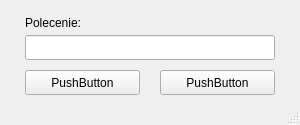
<?xml version="1.0" encoding="UTF-8"?>
<ui version="4.0">
 <class>MainWindow</class>
 <widget class="QMainWindow" name="MainWindow">
  <property name="geometry">
   <rect>
    <x>0</x>
    <y>0</y>
    <width>300</width>
    <height>125</height>
   </rect>
  </property>
  <property name="windowTitle">
   <string>MainWindow</string>
  </property>
  <widget class="QWidget" name="centralwidget">
   <widget class="QLineEdit" name="lineEdit">
    <property name="geometry">
     <rect>
      <x>25</x>
      <y>35</y>
      <width>250</width>
      <height>25</height>
     </rect>
    </property>
   </widget>
   <widget class="QPushButton" name="pushButton">
    <property name="geometry">
     <rect>
      <x>25</x>
      <y>70</y>
      <width>115</width>
      <height>25</height>
     </rect>
    </property>
    <property name="text">
     <string>PushButton</string>
    </property>
   </widget>
   <widget class="QPushButton" name="pushButton_2">
    <property name="geometry">
     <rect>
      <x>160</x>
      <y>70</y>
      <width>115</width>
      <height>25</height>
     </rect>
    </property>
    <property name="text">
     <string>PushButton</string>
    </property>
   </widget>
   <widget class="QLabel" name="label">
    <property name="geometry">
     <rect>
      <x>25</x>
      <y>10</y>
      <width>100</width>
      <height>25</height>
     </rect>
    </property>
    <property name="text">
     <string>Polecenie:</string>
    </property>
   </widget>
  </widget>
  <widget class="QMenuBar" name="menubar">
   <property name="geometry">
    <rect>
     <x>0</x>
     <y>0</y>
     <width>300</width>
     <height>21</height>
    </rect>
   </property>
  </widget>
  <widget class="QStatusBar" name="statusbar"/>
 </widget>
 <resources/>
 <connections/>
</ui>
